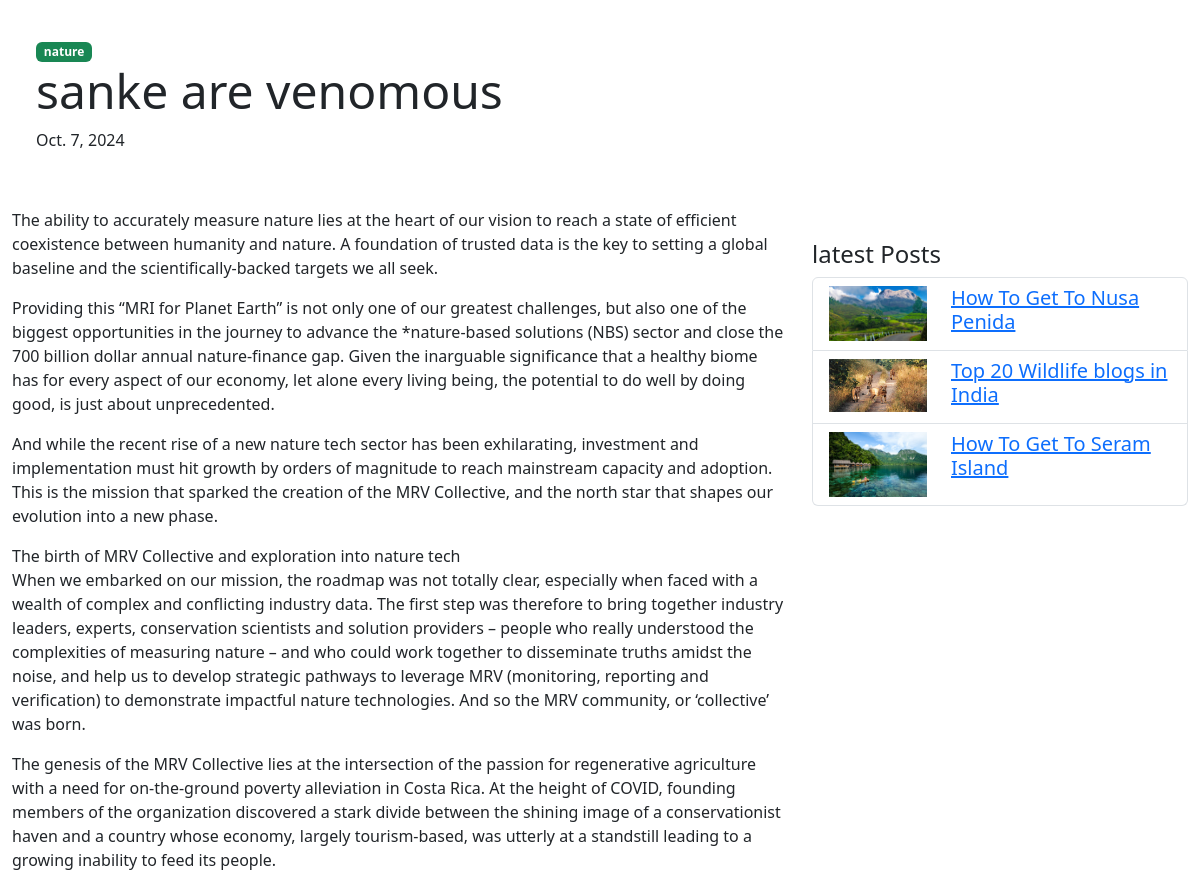
The page /post/4/sanke-are-venomous (middle part) on the database as committed earlier.
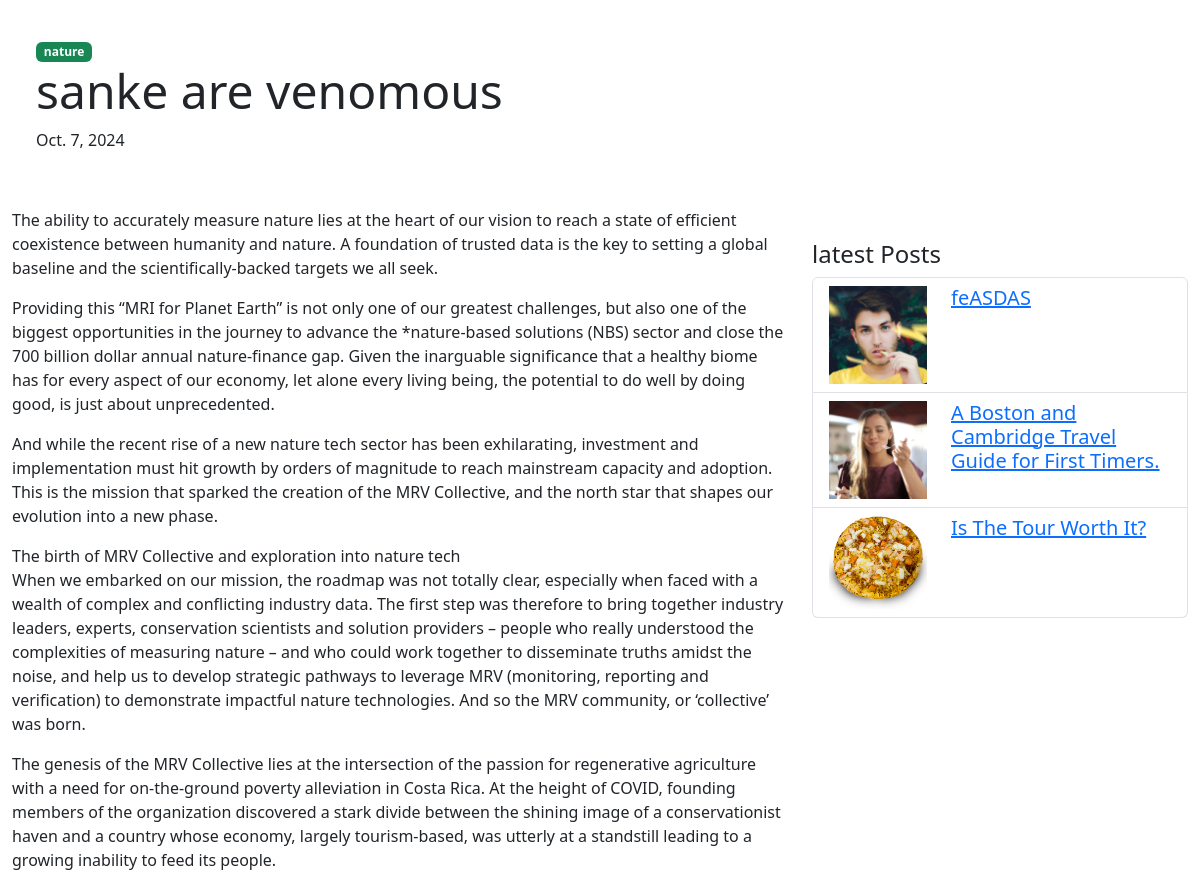
The same page on the database as committed later.
### website/models.py (models this page shows, shortened)
class Post (models.Model):
    sno = models.AutoField(primary_key=True)
    title = models.CharField(max_length=255,blank=True,null=True)
    category = models.ForeignKey(Category,on_delete=models.CASCADE,blank=True,null=True)
    image= models.ImageField(upload_to='Blog_website_img', storage=MediaCloudinaryStorage() , blank=True,null=True)
    text = RichTextField()
    date = models.DateField(auto_now_add=True)
    slug = AutoSlugField(populate_from = 'title',null=True)

### website/views.py (the view, shortened to what this page needs)
# urls.py: path('post/<int:sno>/<str:slug>', views.page,name='page' ),
def page (request ,sno,slug):
    post = get_object_or_404(Post,sno=sno,slug=slug)
    recentPost = Post.objects.all()[::-1]
    comment_data = Comment.objects.filter(post=post)
    return render (request,'blog/page.html',{'post':post , 'recentPost':recentPost , 'comment_data':comment_data})

### website/context_processor.py (called while the page is built)
def common_context(request):
    home = Home.objects.all()
    category = Category.objects.all()
    return {
        'home': home,
        'category': category
    }

### templates/blog/page.html (shortened to what this page needs)
{% extends "base.html" %}
{% load static %}
{% block body %}
<div class="container-fluid">
    <div>
        <div class="hero-text p-4 mt-3">
            <span class="badge bg-success">{{ post.category.title }}</span>
            <h1 class="display-5"> {{ post.title  | safe}} </h1>
            <p> {{ post.date }} </p>
        </div>
    </div>
        <div class="row">
            <div class="col-lg-8 .img-fluid">
                <p > {{ post.text | safe}} </p>
            </div>
            <div class="col-lg-4">
                <div class="popular-posts mt-5">
                    <h4>latest Posts</h4>
                    <ul class="list-group">
                        {% for item in recentPost %}
                        {% if forloop.counter <= 3 %}
                        <li class="list-group-item">
                            <div class="row">
                                <div class="col-4">
                                    <img src="{{ item.image.url }}" alt="Post 1" class="img-fluid">
                                </div>
                                <div class="col-8">
                                    <h5><a href="{% url 'page' item.sno item.slug %}"> {{ item.title }} </a></h5>
                                </div>
                            </div>
                        </li>
                        {% endif %}
                        {% endfor %}
                    </ul>
                </div>
            </div>
        </div>
</div>
{% endblock body %}

Rows that differ between the two databases and show on the page:
no longer on this page (row unchanged): Post: image (picture), title "How To Get To Nusa Penida"
no longer on this page (row unchanged): Post: image (picture), title "Top 20 Wildlife blogs in India"
no longer on this page (row unchanged): Post: image (picture), title "How To Get To Seram Island"
added Post: image (picture), title "feASDAS"
added Post: image (picture), title "A Boston and Cambridge Travel Guide for First Timers."
added Post: image (picture), title "Is The Tour Worth It?"
